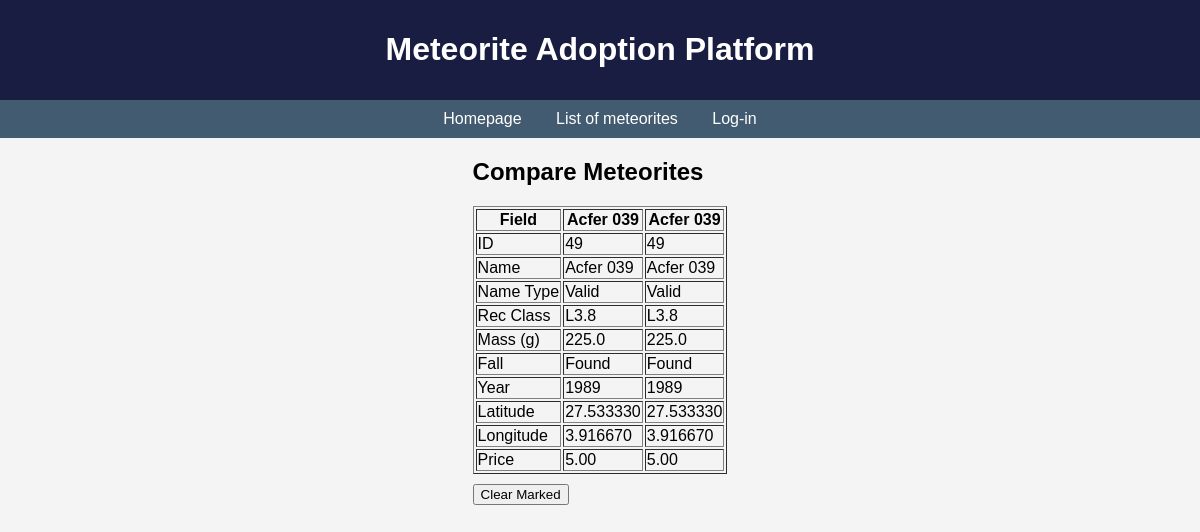
/meteorite/compare/49/49/, run on the app's committed database.
### meteorite/models.py (models this page shows)
class Meteorite(models.Model):
    name = models.CharField(max_length=100, unique=True)
    id = models.IntegerField(primary_key=True)
    nametype = models.CharField(max_length=20)
    recclass = models.CharField(max_length=50)
    mass = models.FloatField()
    fall = models.CharField(max_length=20)
    year = models.IntegerField()
    latitude = models.DecimalField(max_digits=9, decimal_places=6)
    longitude = models.DecimalField(max_digits=9, decimal_places=6)
    price = models.DecimalField(max_digits=10, decimal_places=2)

### meteorite/views.py (the view)
# urls.py: path('compare/<int:id1>/<int:id2>/', views.compare, name='compare'),
def compare(request, id1, id2):
    meteorite1 = get_object_or_404(Meteorite, id=id1)
    meteorite2 = get_object_or_404(Meteorite, id=id2)
    return render(request, 'meteorite/compare.html', {
        'meteorite1': meteorite1,
        'meteorite2': meteorite2
    })

### templates/meteorite/compare.html (shortened to what this page needs)
{% extends 'meteorite/main.html' %}
{% block content %}
    <h2>Compare Meteorites</h2>
    {% if meteorite1 and meteorite2 %}
        <table border="1">
            <thead>
                <tr>
                    <th>Field</th>
                    <th>{{ meteorite1.name }}</th>
                    <th>{{ meteorite2.name }}</th>
                </tr>
            </thead>
            <tbody>
                <tr>
                    <td>ID</td>
                    <td>{{ meteorite1.id }}</td>
                    <td>{{ meteorite2.id }}</td>
                </tr>
                <tr>
                    <td>Name</td>
                    <td>{{ meteorite1.name }}</td>
                    <td>{{ meteorite2.name }}</td>
                </tr>
                <tr>
                    <td>Name Type</td>
                    <td>{{ meteorite1.nametype }}</td>
                    <td>{{ meteorite2.nametype }}</td>
                </tr>
                <tr>
                    <td>Rec Class</td>
                    <td>{{ meteorite1.recclass }}</td>
                    <td>{{ meteorite2.recclass }}</td>
                </tr>
                <tr>
                    <td>Mass (g)</td>
                    <td>{{ meteorite1.mass }}</td>
                    <td>{{ meteorite2.mass }}</td>
                </tr>
                <tr>
                    <td>Fall</td>
                    <td>{{ meteorite1.fall }}</td>
                    <td>{{ meteorite2.fall }}</td>
                </tr>
                <tr>
                    <td>Year</td>
                    <td>{{ meteorite1.year }}</td>
                    <td>{{ meteorite2.year }}</td>
                </tr>
                <tr>
                    <td>Latitude</td>
                    <td>{{ meteorite1.latitude }}</td>
                    <td>{{ meteorite2.latitude }}</td>
                </tr>
                <tr>
                    <td>Longitude</td>
                    <td>{{ meteorite1.longitude }}</td>
                    <td>{{ meteorite2.longitude }}</td>
                </tr>
                <tr>
                    <td>Price</td>
                    <td>{{ meteorite1.price }}</td>
                    <td>{{ meteorite2.price }}</td>
                </tr>
            </tbody>
        </table>
        <a href="{% url 'meteorite:clear_marked' %}">
            <button style="margin-top:10px;">Clear Marked</button>
        </a>
    {% else %}
        <p>No meteorites available for comparison.</p>
    {% endif %}
{% endblock %}

### meteorite/static/meteorite/styles.css (style rules this page uses)
body { font-family: Arial, sans-serif; margin: 0; padding: 0; background-color: #f4f4f4; }
a { text-decoration: none; }

### data on the page
Meteorite: name "Acfer 039", id "49", nametype "Valid", recclass "L3.8", mass "225.0", fall "Found", year "1989", latitude "27.533330", longitude "3.916670", price "5.00"
